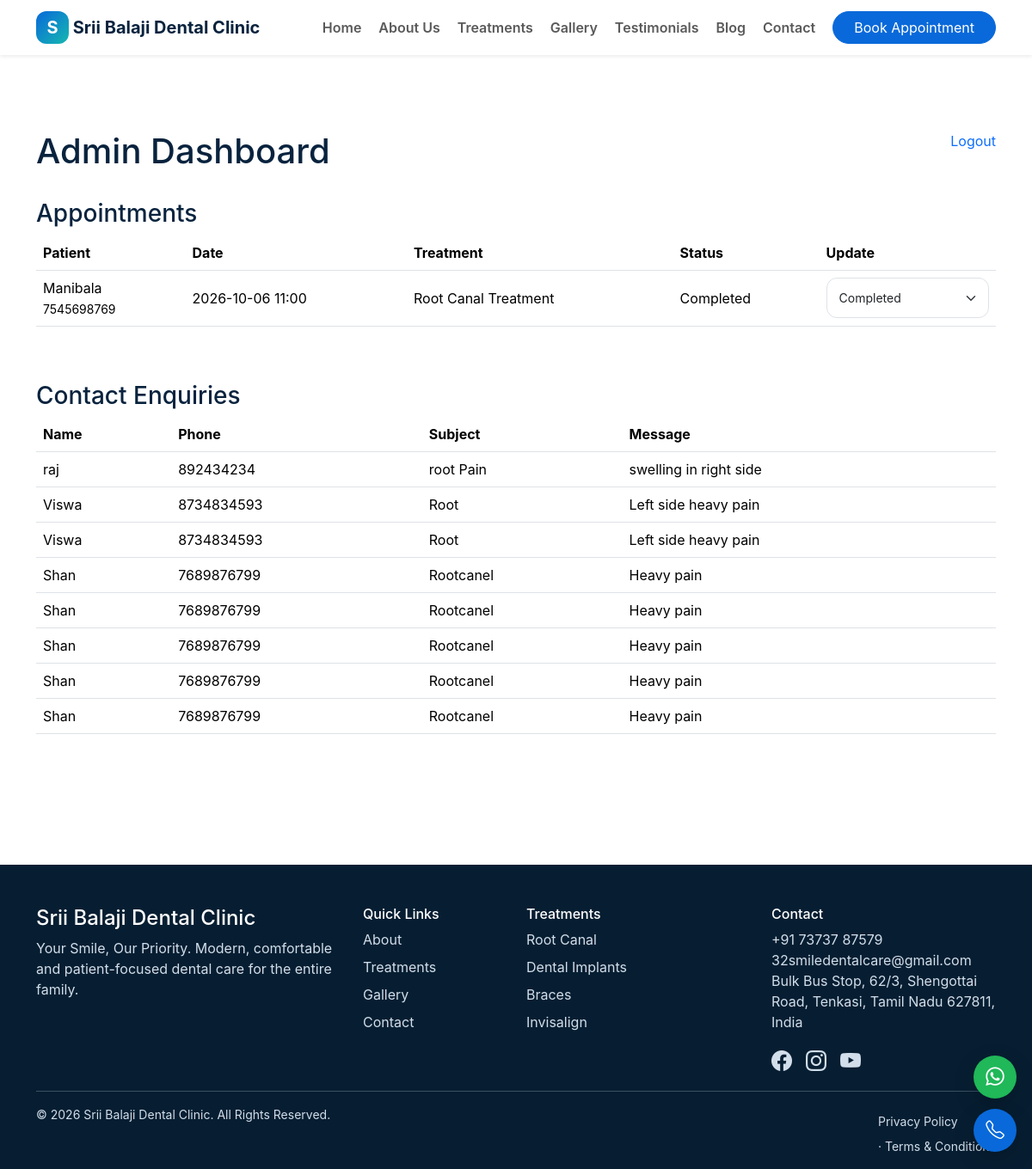
Page /admin/ (signed in) on the earlier database version.
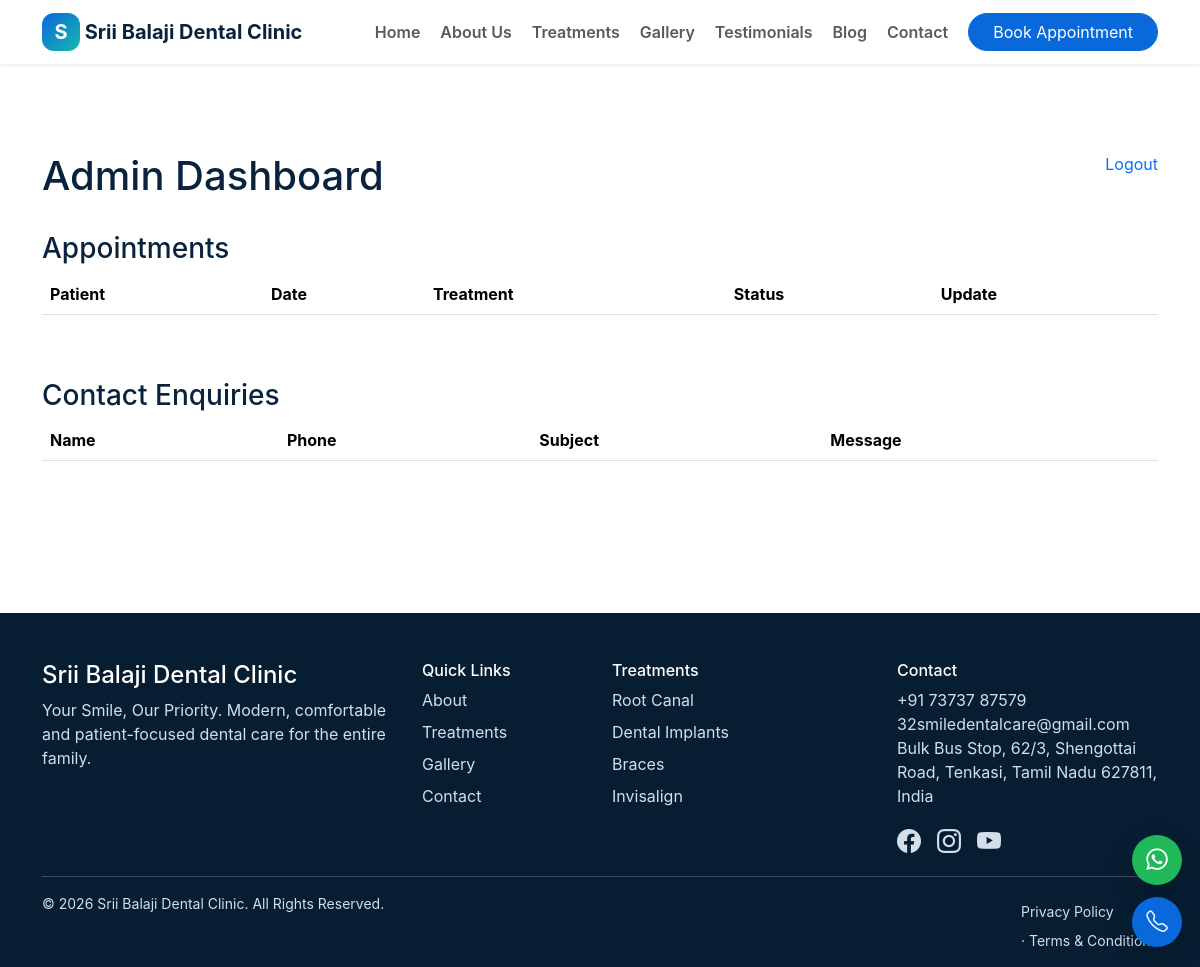
Same page on the later database version.
### app/models.py (models this page shows)
class Appointment(db.Model):
    id = db.Column(db.Integer, primary_key=True)
    patient_name = db.Column(db.String(120), nullable=False)
    phone = db.Column(db.String(30), nullable=False)
    email = db.Column(db.String(150))
    treatment_id = db.Column(db.Integer, db.ForeignKey('treatment.id'))
    appointment_date = db.Column(db.String(20), nullable=False)
    appointment_time = db.Column(db.String(20), nullable=False)
    message = db.Column(db.Text)
    status = db.Column(db.String(20), default='Pending')
    created_at = db.Column(db.DateTime, default=datetime.utcnow)
    treatment = db.relationship('Treatment')

class Treatment(db.Model):
    id = db.Column(db.Integer, primary_key=True)
    name = db.Column(db.String(120), nullable=False)
    slug = db.Column(db.String(120), unique=True, nullable=False)
    description = db.Column(db.Text, nullable=False)
    icon = db.Column(db.String(40), default='bi-heart-pulse')
    image = db.Column(db.String(255), default='https://images.unsplash.com/photo-1606811971618-4486d14f3f99?auto=format&fit=crop&w=1200&q=80')

class Enquiry(db.Model):
    id = db.Column(db.Integer, primary_key=True)
    name = db.Column(db.String(120), nullable=False)
    phone = db.Column(db.String(30), nullable=False)
    email = db.Column(db.String(150))
    subject = db.Column(db.String(180), nullable=False)
    message = db.Column(db.Text, nullable=False)
    created_at = db.Column(db.DateTime, default=datetime.utcnow)

### app/routes/admin.py (the view)
@bp.route("/")
def dashboard():
    if not authed():
        return redirect(url_for("admin.login"))
    return render_template(
        "admin/dashboard.html",
        appointments=Appointment.query.order_by(Appointment.created_at.desc()).all(),
        enquiries=Enquiry.query.order_by(Enquiry.created_at.desc()).all(),
    )

### app/routes/admin.py (called while the page is built)
def authed():
    return session.get("admin") is True

### app/templates/admin/dashboard.html
{% extends 'layout.html' %}{% block title %}Admin Dashboard{% endblock %}{% block content %}<section class="section"><div class="container"><div class="d-flex justify-content-between"><h1>Admin Dashboard</h1><a href="/admin/logout">Logout</a></div><h3 class="mt-4">Appointments</h3><div class="table-responsive"><table class="table align-middle"><thead><tr><th>Patient</th><th>Date</th><th>Treatment</th><th>Status</th><th>Update</th></tr></thead><tbody>{% for a in appointments %}<tr><td>{{a.patient_name}}<br><small>{{a.phone}}</small></td><td>{{a.appointment_date}} {{a.appointment_time}}</td><td>{{a.treatment.name if a.treatment else '-'}}</td><td>{{a.status}}</td><td><form method="post" action="/admin/appointment/{{a.id}}/status"><input type="hidden" name="csrf_token" value="{{csrf_token()}}"><select name="status" class="form-select form-select-sm" onchange="this.form.submit()">{% for s in ['Pending','Confirmed','Completed','Cancelled'] %}<option {% if a.status==s %}selected{% endif %}>{{s}}</option>{% endfor %}</select></form></td></tr>{% endfor %}</tbody></table></div><h3 class="mt-5">Contact Enquiries</h3><div class="table-responsive"><table class="table"><thead><tr><th>Name</th><th>Phone</th><th>Subject</th><th>Message</th></tr></thead><tbody>{% for e in enquiries %}<tr><td>{{e.name}}</td><td>{{e.phone}}</td><td>{{e.subject}}</td><td>{{e.message}}</td></tr>{% endfor %}</tbody></table></div></div></section>{% endblock %}

### app/templates/layout.html (shortened to what this page needs)
<!doctype html><html lang="en"><head><link href="https://cdn.jsdelivr.net/npm/bootstrap@5.3.3/dist/css/bootstrap.min.css" rel="stylesheet"><link rel="stylesheet" href="https://cdn.jsdelivr.net/npm/bootstrap-icons@1.11.3/font/bootstrap-icons.css"><link rel="stylesheet" href="{{ url_for('static',filename='css/style.css') }}"></head><body>
<nav class="navbar navbar-expand-lg sticky-top bg-white shadow-sm"><div class="container"><a class="navbar-brand fw-bold" href="{{ url_for('main.home') }}"><span class="brand-mark">S</span> {{ config.CLINIC_NAME }}</a><button class="navbar-toggler" data-bs-toggle="collapse" data-bs-target="#nav"></button><div class="collapse navbar-collapse" id="nav"><ul class="navbar-nav ms-auto align-items-lg-center gap-lg-1"><li><a class="nav-link" href="/">Home</a></li><li><a class="nav-link" href="/about">About Us</a></li><li><a class="nav-link" href="/treatments">Treatments</a></li><li><a class="nav-link" href="/gallery">Gallery</a></li><li><a class="nav-link" href="/testimonials">Testimonials</a></li><li><a class="nav-link" href="/blog">Blog</a></li><li><a class="nav-link" href="/contact">Contact</a></li><li class="ms-lg-2"><a class="btn btn-primary rounded-pill px-4" href="/appointment">Book Appointment</a></li></ul></div></div></nav>
{% block content %}{% endblock %}
<footer class="footer mt-5 pt-5 pb-3"><div class="container"><div class="row g-4"><div class="col-lg-4"><h4>{{ config.CLINIC_NAME }}</h4><p>Your Smile, Our Priority. Modern, comfortable and patient-focused dental care for the entire family.</p></div><div class="col-6 col-lg-2"><h6>Quick Links</h6><a href="/about">About</a><a href="/treatments">Treatments</a><a href="/gallery">Gallery</a><a href="/contact">Contact</a></div><div class="col-6 col-lg-3"><h6>Treatments</h6><a href="/treatments/root-canal">Root Canal</a><a href="/treatments/dental-implants">Dental Implants</a><a href="/treatments/braces">Braces</a><a href="/treatments/invisalign">Invisalign</a></div><div class="col-lg-3"><h6>Contact</h6><p>{{ config.CLINIC_PHONE }}<br>{{ config.CLINIC_EMAIL }}<br>{{ config.CLINIC_ADDRESS }}</p><div class="fs-4 d-flex gap-3"><i class="bi bi-facebook"></i><i class="bi bi-instagram"></i><i class="bi bi-youtube"></i></div></div></div><hr><div class="d-flex flex-wrap justify-content-between small"><span>© 2026 {{ config.CLINIC_NAME }}. All Rights Reserved.</span><span><a href="/privacy-policy">Privacy Policy</a> · Terms & Conditions</span></div></div></footer>
<a class="float-btn whatsapp" target="_blank" aria-label="WhatsApp" href="https://wa.me/{{ config.CLINIC_WHATSAPP }}?text=Hello%2C%20I%20would%20like%20to%20book%20a%20dental%20appointment."><i class="bi bi-whatsapp"></i></a><a class="float-btn call" aria-label="Call clinic" href="tel:{{ config.CLINIC_PHONE }}"><i class="bi bi-telephone"></i></a>
<script src="https://cdn.jsdelivr.net/npm/bootstrap@5.3.3/dist/js/bootstrap.bundle.min.js"></script><script src="{{ url_for('static',filename='js/main.js') }}"></script></body></html>

### app/static/css/style.css (style rules this page uses)
:root { --primary:#0969da;--navy:#09233e;--aqua:#16b8b0;--soft:#f3f9fc }
* { box-sizing:border-box }
body { font-family:Inter,system-ui,-apple-system,Segoe UI,sans-serif;color:var(--navy);overflow-x:hidden }
a { text-decoration:none }
.navbar-brand { color:var(--navy) }
.brand-mark { display:inline-grid;place-items:center;width:38px;height:38px;border-radius:12px;background:linear-gradient(135deg,var(--primary),var(--aqua));color:#fff }
.nav-link { font-weight:600 }
.btn-primary { background:var(--primary);border-color:var(--primary) }
.section { padding:88px 0 }
.footer { background:#071e32;color:#d2deea }
.footer a { color:#d2deea;display:block;margin:8px 0 }
.footer h4,.footer h6 { color:#fff }
.float-btn { position:fixed;right:18px;width:50px;height:50px;border-radius:50%;display:grid;place-items:center;color:#fff;font-size:1.35rem;z-index:1040;box-shadow:0 8px 24px #0003 }
.whatsapp { bottom:82px;background:#20b858 }
.call { bottom:20px;background:#0969da }

Differences in the rows shown:
removed Appointment: patient_name "Manibala", phone "7545698769", appointment_date "2026-10-06", appointment_time "11:00", treatment "Root Canal Treatment", status "Completed"
removed Enquiry: name "raj", phone "892434234", subject "root Pain", message "swelling in right side"
removed Enquiry: name "Viswa", phone "8734834593", subject "Root", message "Left side heavy pain"
removed Enquiry: name "Viswa", phone "8734834593", subject "Root", message "Left side heavy pain"
removed Enquiry: name "Shan", phone "7689876799", subject "Rootcanel", message "Heavy pain"
removed Enquiry: name "Shan", phone "7689876799", subject "Rootcanel", message "Heavy pain"
removed Enquiry: name "Shan", phone "7689876799", subject "Rootcanel", message "Heavy pain"
removed Enquiry: name "Shan", phone "7689876799", subject "Rootcanel", message "Heavy pain"
removed Enquiry: name "Shan", phone "7689876799", subject "Rootcanel", message "Heavy pain"
